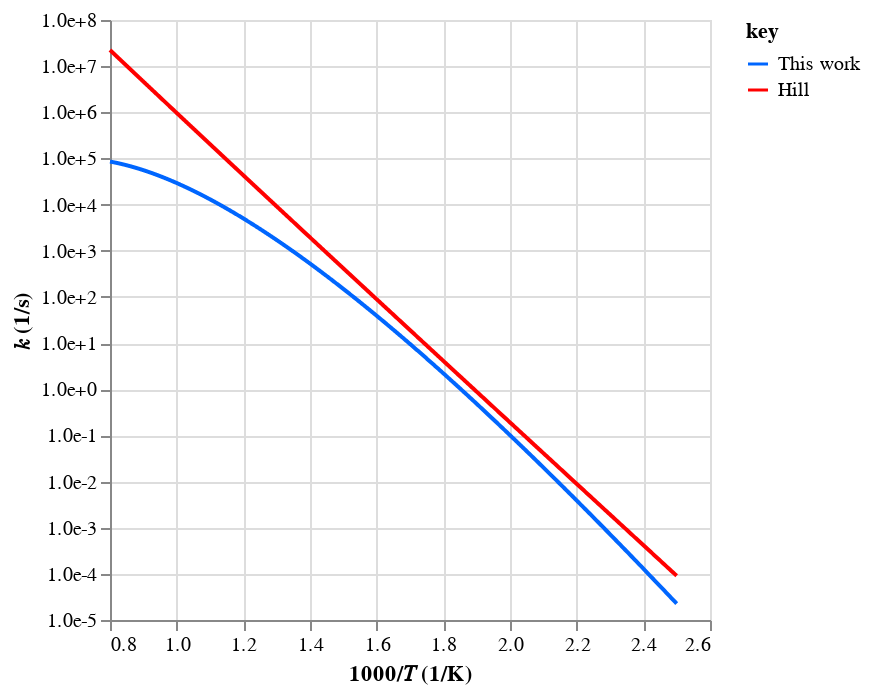
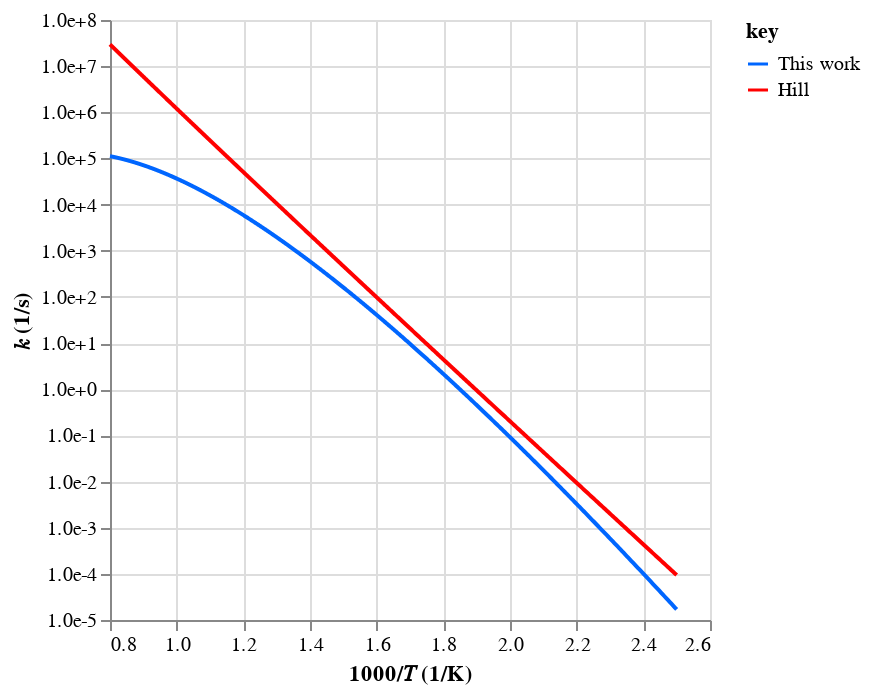
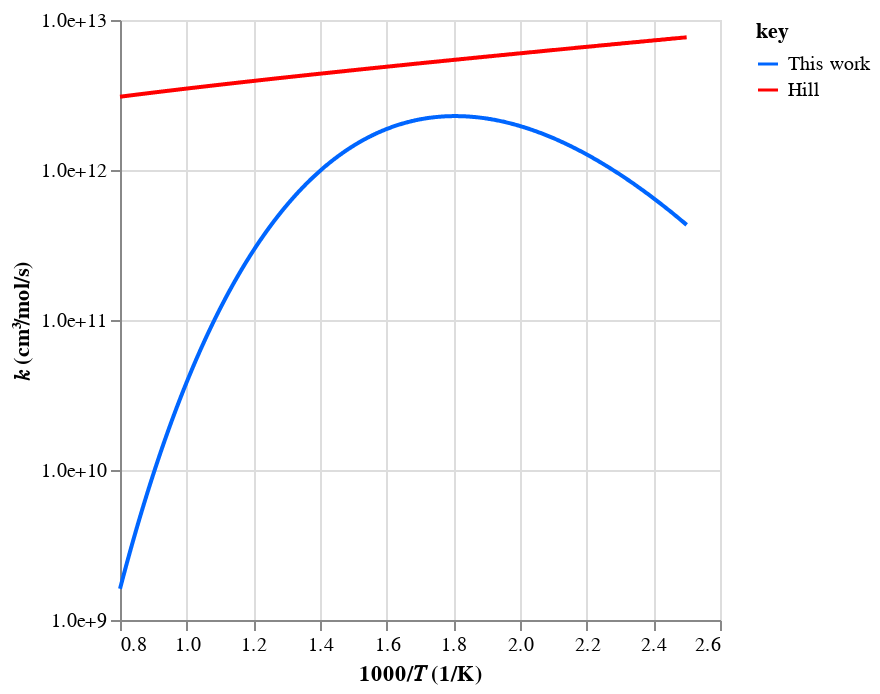
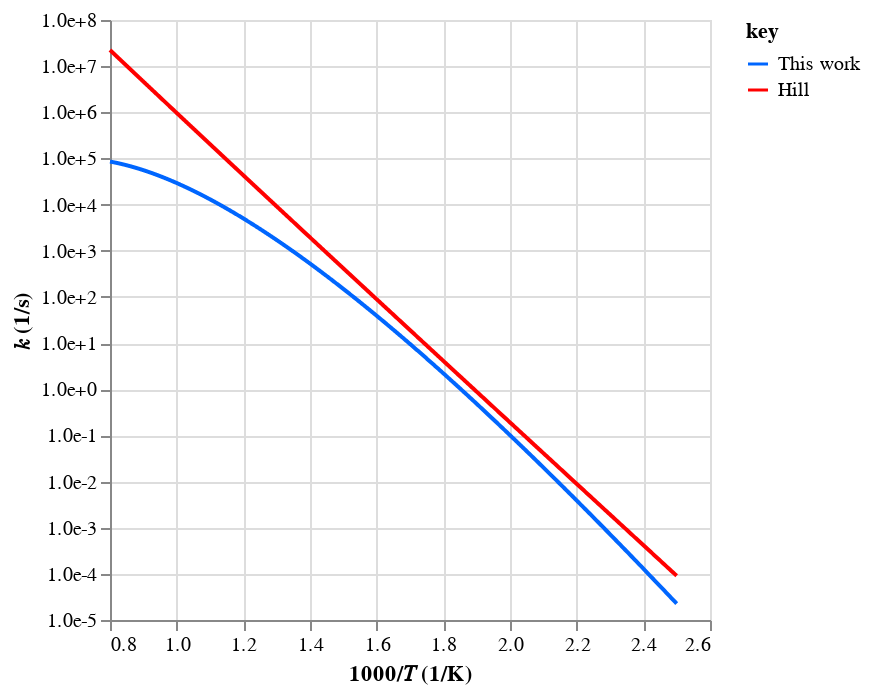

The notebook cell these images were saved under, in order:
### Code cell
# Check rates
workflow.plot_rates(tag=tag, root_path=root_path)

### Figure 1 — Vega-Lite specification as saved in the notebook (floating-point values rounded to 4 significant figures; data arrays with more than 128 entries replaced by an {"elided": "..."} marker saying what was removed)
{"config": {"view": {"continuousWidth": 300, "continuousHeight": 300}}, "data": {"name": "data-be86ac97f6eee0c7256fdefa831cdfd8"}, "mark": {"type": "line"}, "encoding": {"color": {"field": "key", "scale": {"domain": ["This work", "Hill"], "range": ["#0066ff", "#ff0000"]}, "type": "nominal"}, "x": {"field": "x", "scale": {"zero": false}, "title": "1000/𝑇 (1/K)", "type": "quantitative"}, "y": {"axis": {"format": ".1e", "values": [1e-05, 0.0001, 0.001, 0.01, 0.1, 1, 10, 100, 1000, 10000, 100000, 1000000, 10000000, 100000000]}, "field": "value", "scale": {"type": "log"}, "title": "𝑘 (1/s)", "type": "quantitative"}}, "transform": [{"fold": ["This work", "Hill"]}], "$schema": "https://vega.github.io/schema/vega-lite/v5.20.1.json", "datasets": {"data-be86ac97f6eee0c7256fdefa831cdfd8": {"elided": "1000 records"}}}

### Figure 2 — Vega-Lite specification as saved in the notebook (floating-point values rounded to 4 significant figures; data arrays with more than 128 entries replaced by an {"elided": "..."} marker saying what was removed)
{"config": {"view": {"continuousWidth": 300, "continuousHeight": 300}}, "data": {"name": "data-fcad5682504c8dfcf2c20ce76f422ec3"}, "mark": {"type": "line"}, "encoding": {"color": {"field": "key", "scale": {"domain": ["This work", "Hill"], "range": ["#0066ff", "#ff0000"]}, "type": "nominal"}, "x": {"field": "x", "scale": {"zero": false}, "title": "1000/𝑇 (1/K)", "type": "quantitative"}, "y": {"axis": {"format": ".1e", "values": [1e-05, 0.0001, 0.001, 0.01, 0.1, 1, 10, 100, 1000, 10000, 100000, 1000000, 10000000, 100000000]}, "field": "value", "scale": {"type": "log"}, "title": "𝑘 (1/s)", "type": "quantitative"}}, "transform": [{"fold": ["This work", "Hill"]}], "$schema": "https://vega.github.io/schema/vega-lite/v5.20.1.json", "datasets": {"data-fcad5682504c8dfcf2c20ce76f422ec3": {"elided": "1000 records"}}}

### Figure 3 — Vega-Lite specification as saved in the notebook (floating-point values rounded to 4 significant figures; data arrays with more than 128 entries replaced by an {"elided": "..."} marker saying what was removed)
{"config": {"view": {"continuousWidth": 300, "continuousHeight": 300}}, "data": {"name": "data-1dd4eaf1fe6aa01119d89880867f53c4"}, "mark": {"type": "line"}, "encoding": {"color": {"field": "key", "scale": {"domain": ["This work", "Hill"], "range": ["#0066ff", "#ff0000"]}, "type": "nominal"}, "x": {"field": "x", "scale": {"zero": false}, "title": "1000/𝑇 (1/K)", "type": "quantitative"}, "y": {"axis": {"format": ".1e", "values": [1000000000, 10000000000, 100000000000, 1000000000000, 10000000000000, 100000000000000]}, "field": "value", "scale": {"type": "log"}, "title": "𝑘 (cm³/mol/s)", "type": "quantitative"}}, "transform": [{"fold": ["This work", "Hill"]}], "$schema": "https://vega.github.io/schema/vega-lite/v5.20.1.json", "datasets": {"data-1dd4eaf1fe6aa01119d89880867f53c4": {"elided": "1000 records"}}}

### Figure 4 — Vega-Lite specification as saved in the notebook (floating-point values rounded to 4 significant figures; data arrays with more than 128 entries replaced by an {"elided": "..."} marker saying what was removed)
{"config": {"view": {"continuousWidth": 300, "continuousHeight": 300}}, "data": {"name": "data-be86ac97f6eee0c7256fdefa831cdfd8"}, "mark": {"type": "line"}, "encoding": {"color": {"field": "key", "scale": {"domain": ["This work", "Hill"], "range": ["#0066ff", "#ff0000"]}, "type": "nominal"}, "x": {"field": "x", "scale": {"zero": false}, "title": "1000/𝑇 (1/K)", "type": "quantitative"}, "y": {"axis": {"format": ".1e", "values": [1e-05, 0.0001, 0.001, 0.01, 0.1, 1, 10, 100, 1000, 10000, 100000, 1000000, 10000000, 100000000]}, "field": "value", "scale": {"type": "log"}, "title": "𝑘 (1/s)", "type": "quantitative"}}, "transform": [{"fold": ["This work", "Hill"]}], "$schema": "https://vega.github.io/schema/vega-lite/v5.20.1.json", "datasets": {"data-be86ac97f6eee0c7256fdefa831cdfd8": {"elided": "1000 records"}}}
